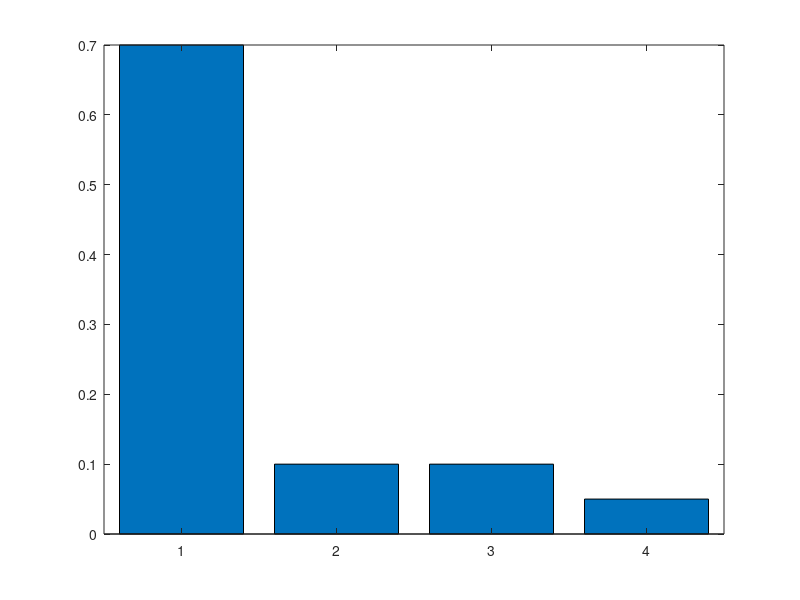

This chart was generated by the following MATLAB code: (Note: this script raises an error after producing the figure.)
close all; clear all;
addpath /Users/Hasan/works/export_fig

probs = [
    0.7 0.1 0.1 0.05;
    0.4 0.35 0.1 0.1;
    0.5 0.4 0.05 0;
    0.4 0.2 0.1 0.1;
    0.8 0.1 0.1 0;
    0.5 0.3 0.1 0.1;
    0.4 0.25 0.1 0.1;
    0.6 0.3 0.1 0;
    0.9 0.05 0.05 0
    ];
e = entropy(probs');

h = figure(1);
set(h, 'Position', [150, 500, 200,120]);
for i = 1:size(probs,1)
    bar(probs(i,:));
    xlim([0.5 4.5]);
    export_fig(sprintf('al_example_plots/p1_%d.png', i), '-transparent');
end

probs = [0.8 0.1 0.1 0;
    1 0 0 0;
    1 0 0 0;
    0.8 0.1 0 0;
    0.9 0.1 0 0;
    0.9 0.05 0.04 0;
    1 0 0 0;
    0.8 0.1 0.1 0;
    0.9 0.05 0.05 0
    ];
e2 = entropy(probs');

h = figure(1);
set(h, 'Position', [150, 500, 200,120]);
for i = 1:size(probs,1)
    bar(probs(i,:));
    xlim([0.5 4.5]);
    export_fig(sprintf('al_example_plots/p2_%d.png', i), '-transparent');
end

h = figure(1);
set(h, 'Position', [150, 500, 800, 100]);
bar(e)
xlim([0.5 9.5]);
ylim([0 max(e)]);
set(gca,'xtick',[])
set(gca,'xticklabel',[])
set(gca,'ytick',[])
set(gca,'yticklabel',[])
export_fig('al_example_plots/entropy.png', '-transparent');

bar(e2)
ylim([0 max(e)]);
xlim([0.5 9.5]);
set(gca,'xtick',[])
set(gca,'xticklabel',[])
set(gca,'ytick',[])
set(gca,'yticklabel',[])
export_fig('al_example_plots/entropy2.png', '-transparent');

